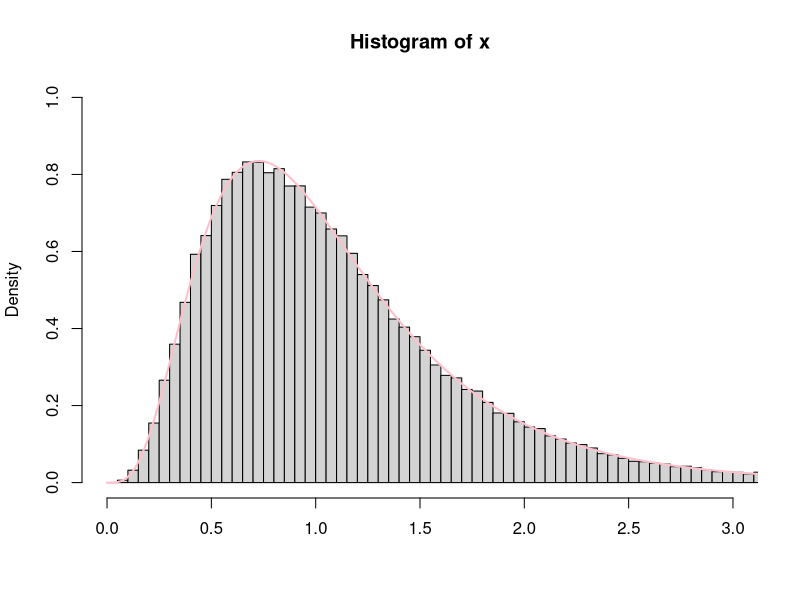
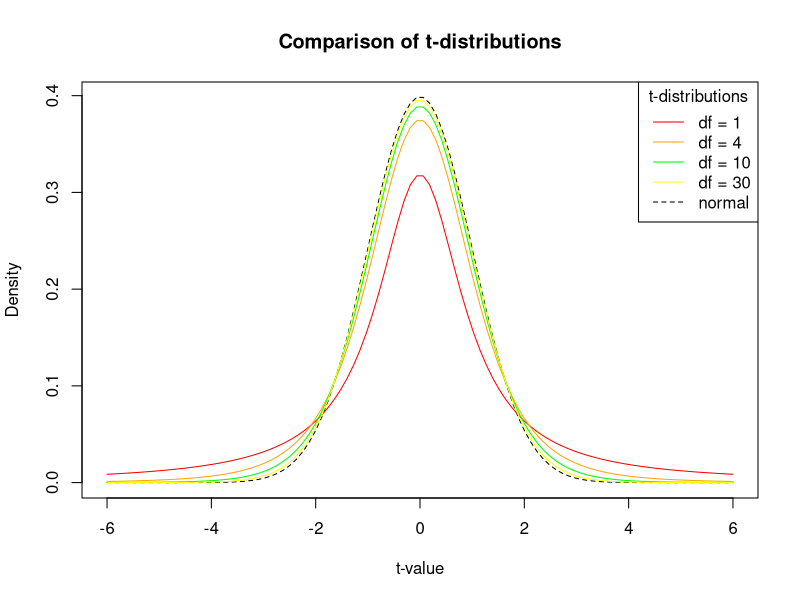
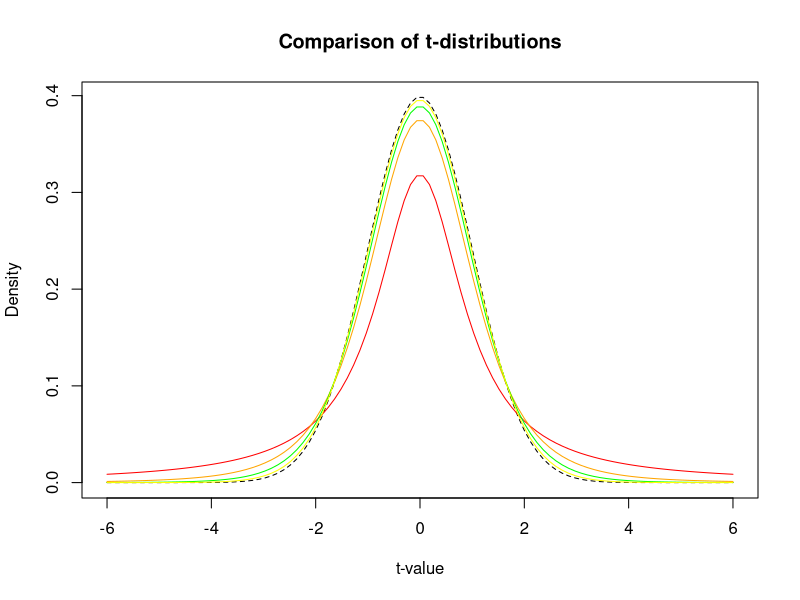

The R source for these figures, in order:
                                                                  ###   Distribusi F   ###


# The main functions to interact with the F distribution are df(), pf(), qf(), rf(). The df() function gives the density, 
# the pf() function gives the distribution function, the qf() function gives the quantile function, and the rf() function generates random deviates.

# We use the df() to calculate the density at the value of 1.2 of a F curve with v1=10 and v2=20.

df(1.2, df1 = 10, df2 = 20)

# We use the pf() to calculate the area under the curve for the interval [0,1.5] and the interval [1.5,+∞) of a F-curve with with v1=10 and v2=20. 
# Further we ask R if the sum of the intervals [0,1.5] and [1.5,+∞) sums up to 1

x <- 1.5
v1 <- 10
v2 <- 20

# interval $[0,1.5]
pf(x, df = v1, df2 = v2, lower.tail = TRUE)

# interval $[1.5,+inf)
pf(x, df = v1, df2 = v2, lower.tail = FALSE)

pf(x, df = v1, df2 = v2, lower.tail = TRUE) + pf(x, df = v1, df2 = v2, lower.tail = FALSE) == 1

# We use the qf() to calculate the quantile for a given area (= probability) under the curve for a F-curve with v1=10 and v2=20 that corresponds 
# to q=0.25,0.5,0.75 and 0.999. We set lower.tail = TRUE in order the get the area for the interval [0,q].

q <- c(0.25, 0.5, 0.75, 0.999)
v1 <- 10
v2 <- 20
qf(q[1], df1 = v1, df2 = v2, lower.tail = TRUE)

qf(q[2], df1 = v1, df2 = v2, lower.tail = TRUE)

qf(q[3], df1 = v1, df2 = v2, lower.tail = TRUE)

qf(q[4], df1 = v1, df2 = v2, lower.tail = TRUE)

# We use rf()function to generate 100,000 random values from the F-distribution with v1=10 and v2=20. Thereafter we plot a histogram and compare 
# it to the probability density function of the F-distribution with v1=10 and v2=20 (pink line).

x <- rf(100000, df1 = 10, df2 = 20)
hist(x, 
     breaks = 'Scott', 
     freq = FALSE, 
     xlim = c(0,3), 
     ylim = c(0,1),
     xlab = '')

curve(df(x, df1 = 10, df2 = 20), from = 0, to = 4, n = 5000, col= 'pink', lwd=2, add = T)



                                                                  ###   Distribusi t   ###



# The t-distribution is a type of probability distribution that arises while sampling a normally distributed population when the sample size is small and 
# the standard deviation of the population is unknown. It is also called the Student’s t-distribution. It is approximately a bell curve, that is, it is 
# approximately normally distributed but with a lower peak and more observations near the tail. This implies that it gives a higher probability to the tails 
# than the standard normal distribution or z-distribution (mean is 0 and the standard deviation is 1).

# Degrees of Freedom is related to the sample size and shows the maximum number of logically independent values that can freely vary in the data sample. 
# It is calculated as n – 1, where n is the total number of observations. For example, if you have 3 observations in a sample, 2 of which are 10,15 and the 
# mean is revealed to be 15 then the third observation has to be 20. So the Degrees of Freedom, in this case, is 2 (only two observations can freely vary). 
# Degrees of Freedom is important to a t-distribution as it characterizes the shape of the curve. That is, the variance in a t-distribution is estimated based 
# on the degrees of freedom of the data set. As the degrees of freedom increase, the t-distribution will come closer to matching the standard normal 
# distribution until they converge (almost identical). Therefore, the standard normal distribution can be used in place of the t-distribution with large sample 
# sizes. 

# A t-test is a statistical hypothesis test used to determine if there is a significant difference (differences are measured in means) between two groups and 
# estimate the likelihood that this difference exists purely by chance (p-value). In a t-distribution, a test statistic called t-score or t-value is used to 
# describe how far away an observation is from the mean. The t-score is used in t-tests, regression tests and to calculate confidence intervals.

# To find the value of probability density function (pdf) of the Student’s t-distribution given a random variable x, use the dt() function in R.

# Syntax: dt(x, df) 

# value of t-distribution pdf at 
# x = 0 with 25 degrees of freedom
dt(x = 1, df = 25)

# Generate a vector of 100 values between -6 and 6
x <- seq(-6, 6, length = 100)

# Degrees of freedom
df = c(1,4,10,30)
colour = c("red", "orange", "green", "yellow","black")

# Plot a normal distribution
plot(x, dnorm(x), type = "l", lty = 2, xlab = "t-value", ylab = "Density", 
     main = "Comparison of t-distributions", col = "black")

# Add the t-distributions to the plot
for (i in 1:4){
  lines(x, dt(x, df[i]), col = colour[i])
}

# Add a legend
legend("topright", c("df = 1", "df = 4", "df = 10", "df = 30", "normal"), 
       col = colour, title = "t-distributions", lty = c(1,1,1,1,2))
# Generate a vector of 100 values between -6 and 6
x <- seq(-6, 6, length = 100)

# Degrees of freedom
df = c(1,4,10,30)
colour = c("red", "orange", "green", "yellow","black")

# Plot a normal distribution
plot(x, dnorm(x), type = "l", lty = 2, xlab = "t-value", ylab = "Density", 
     main = "Comparison of t-distributions", col = "black")

# Add the t-distributions to the plot
for (i in 1:4){
  lines(x, dt(x, df[i]), col = colour[i])
}

# area to the right of a t-statistic with 
# value of 2.1 and 14 degrees of freedom
pt(q = 2.1, df = 14, lower.tail = FALSE)

# value in each tail is 2.5% as confidence is 95%
# find 2.5th percentile of t-distribution with 
# 14 degrees of freedom
qt(p = 0.025, df = 14, lower.tail = TRUE)
